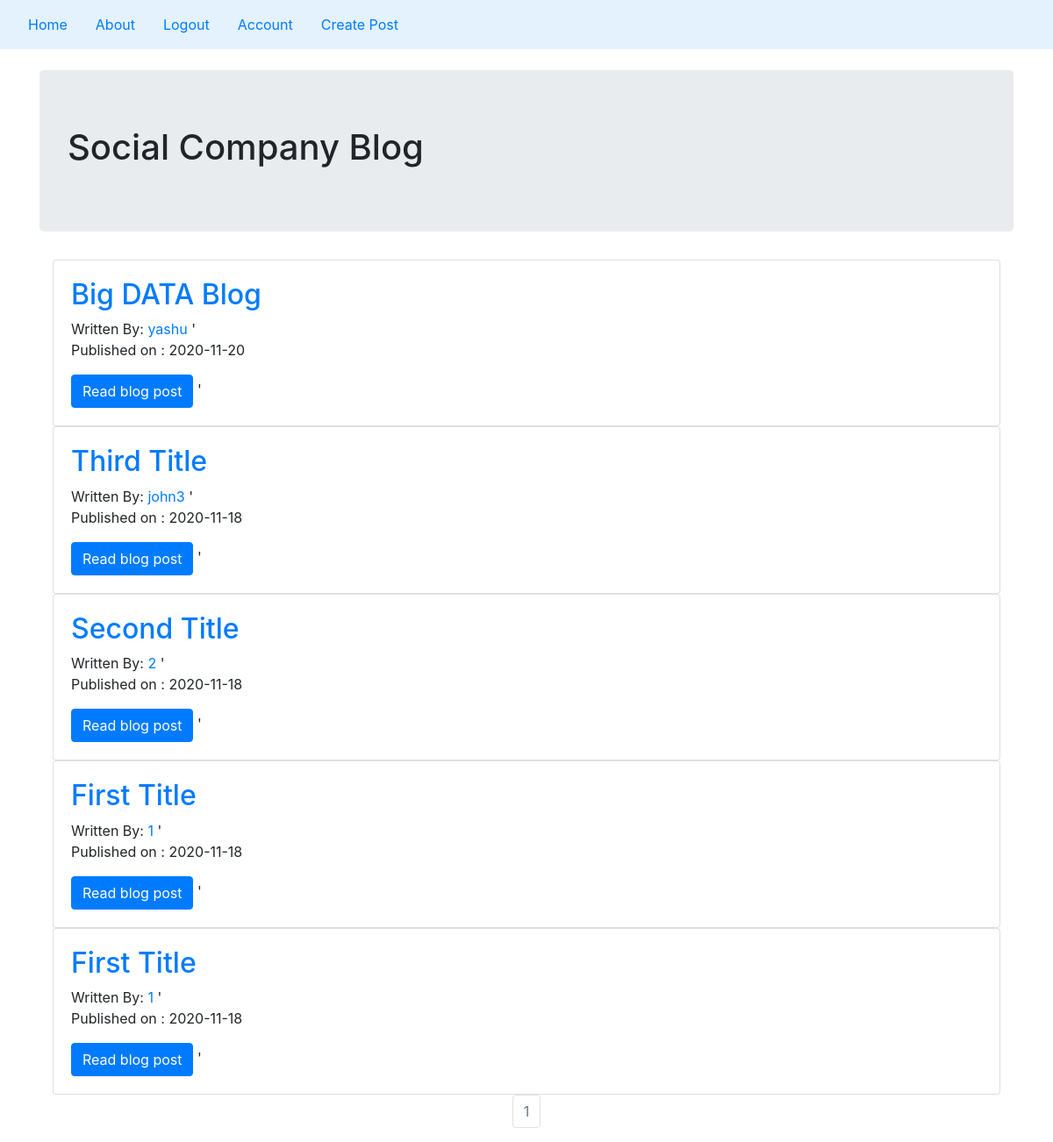
The page / (signed in) on the database its author committed.
### peoplecompanyblog/models.py (models this page shows, shortened)
class BlogPost(db.Model):
     users = db.relationship(User)
     id = db.Column(db.Integer,primary_key=True)
     user_id = db.Column(db.Integer,db.ForeignKey('users.id'),nullable=False)
     date = db.Column(db.DateTime,nullable=False,default=datetime.utcnow)
     title = db.Column(db.String(140),nullable=False)
     text = db.Column(db.Text,nullable=False)

class User(db.Model,UserMixin):
    __tablename__ = 'users'
    id = db.Column(db.Integer,primary_key=True)
    profile_image = db.Column(db.String(20),nullable=False,default='default_profile.png')
    email = db.Column(db.String(64),unique=True,index=True)
    username = db.Column(db.String(64),unique=True,index=True)
    password = db.Column(db.String(128))
    posts = db.relationship('BlogPost',backref='author',lazy=True)

### peoplecompanyblog/core/views.py (the view)
@core.route('/')
def index():
    page = request.args.get('page', 1, type=int)
    blog_posts = BlogPost.query.order_by(BlogPost.date.desc()).paginate(page=page, per_page=5)
    return render_template('index.html',blog_posts=blog_posts)

### peoplecompanyblog/models.py (called while the page is built)
@login_manager.user_loader
def load_user(user_id):
    return User.query.get(user_id)

### peoplecompanyblog/templates/index.html
{% extends "base.html" %}
{% block content %}
    <div class="jumbotron">
        <h1>Social Company Blog</h1>
    </div>
    <div class="container">
        {% for post in blog_posts.items %}
        <div class="card">
          <div class="card-body">
            <h2> <a href="{{ url_for('blog_posts.blog_post',blog_post_id=post.id) }}">{{post.title}}</a>  </h2>
            Written By: <a href="{{ url_for('user.user_posts',username=post.author.username) }}">{{post.author.username}}</a>
'              <p>Published on : {{ post.date.strftime('%Y-%m-%d')}}</p>
              <a class="btn btn-primary" href="{{ url_for('blog_posts.blog_post',blog_post_id=post.id) }}">Read blog post</a>
'          </div>
        </div>
        {% endfor %}
    </div>
    <nav aria-label="Page Navigation example">
     <ul class="pagination justify-content-center">
        {% for page_num in blog_posts.iter_pages(left_edge=1, right_edge=1, left_current=1, right_current=1) %}
            {% if blog_posts.page == page_num %}
            <li class="page-item disabled">
                <a class="page-link" href="{{url_for('core.index',page=page_num)}}">{{ page_num }}</a>
            </li>
            {% else %}
            <li class="page-item disabled">
                <a class="page-link" href="{{url_for('core.index',page=page_num)}}">{{ page_num }}</a>
            </li>
            {% endif %}
        {% endfor %}
        </ul>
    </nav>
{% endblock %}

### rows shown on the page
BlogPost: title "Big DATA Blog", author.username "yashu", date "2020-11-20"
BlogPost: title "Third Title", author.username "john3", date "2020-11-18"
BlogPost: title "Second Title", author.username "2", date "2020-11-18"
BlogPost: title "First Title", author.username "1", date "2020-11-18"
BlogPost: title "First Title", author.username "1", date "2020-11-18"

### other values the page prints
{{ page_num }} "1"
